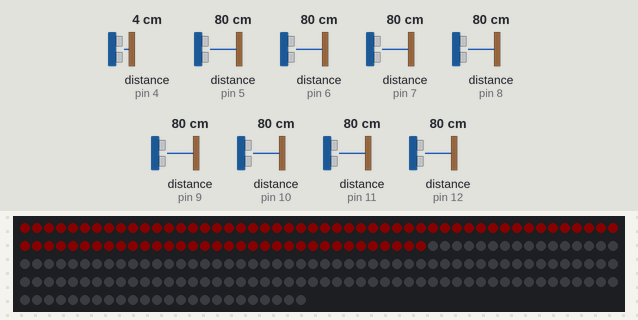
The sketch below on a simulated Arduino Uno, built with avr-gcc and run on an emulated ATmega328P. On the bench: 224 RGB LEDs in strip order, left to right, continuing on the next row. The test bench sets the inputs (shaded band); at power-on: distance to the obstacle (sensors on pin 4, pin 12, pin 5, pin 6, pin 7, pin 8, pin 9, pin 10, pin 11) 80 cm. The echo pulse lasts 58.3 µs per cm; dim RGB values are drawn brighter than linear; what the sketch prints to the serial monitor is not drawn.

1.3 s: distance to the obstacle (sensor on pin 4) set to 4 cm
Above: at 1.84 s.

Measured:
- after the input at 1.3 s, the LEDs: first change after 0.37 s (image 0 shows a later state)

The sketch:

SmartStep_Arduino_Code.ino
```cpp
//ARDUINO CODE FOR THE SMART STEP
//FIRST INSTALL THE FastLED.h and NewPing.h libraries
//Assemble the project just like from the tinkerCAD

#include <FastLED.h>
#include <NewPing.h>

//For the LED STRIP
#define NUM_LEDS 224
#define LED_PIN 3
CRGB leds[NUM_LEDS];

//For the Sensors
#define MaxDistance 100
#define trigPin 2
#define echo0 12
#define echo1 4
#define echo2 5
#define echo3 6
#define echo4 7
#define echo5 8
#define echo6 9
#define echo7 10
#define echo8 11


NewPing  sen0(trigPin, echo0, MaxDistance);
NewPing  sen1(trigPin, echo1, MaxDistance);
NewPing  sen2(trigPin, echo2, MaxDistance);
NewPing  sen3(trigPin, echo3, MaxDistance);
NewPing  sen4(trigPin, echo4, MaxDistance);
NewPing  sen5(trigPin, echo5, MaxDistance);
NewPing  sen6(trigPin, echo6, MaxDistance);
NewPing  sen7(trigPin, echo7, MaxDistance);
NewPing  sen8(trigPin, echo8, MaxDistance);
float D0,D1,D2,D3,D4,D5,D6,D7,D8;


void setup() {
  Serial.begin(9600);
  FastLED.addLeds<WS2812B, LED_PIN, GRB>(leds, NUM_LEDS);
  FastLED.setBrightness(10);
}

void loop() {

  sense();

  EVERY_N_MILLISECONDS(200){
  fadeToBlackBy(leds, NUM_LEDS, 40);  // This is the method to dim the lights
  }

  //The length of the stairs in my house is 60 cm
  //The sensor can detect that 60cm and it is not that accurate
  //that is why we decided to adjust the limit to 57
  if(D0 < 57 && D0 > 2){
    red(0,56);
  }

  if(D1 < 57 && D1 > 2){
   red(0,84);
  }

  if(D2 < 57 && D2 > 2){
   red(28,112);
  }

  if(D3 < 57 && D3 > 2){
   red(56,140);
  }

  if(D4 < 57 && D4 > 2){
   red(84,168);
  }

  if(D5 < 57 && D5 > 2){
   red(112,196);
  }

  if(D6 < 57 && D6 > 2){
   red(140,224);
  }

  if(D7 < 57 && D7 > 2){
   red(168,224);
  }

  if(D8 < 57 && D8 > 2){
   red(196,224);
  }
  FastLED.show();
}


// For sensing a disturbance within the environment
void sense(){
  D0 = sen0.ping_cm();
  D1 = sen1.ping_cm();
  D2 = sen2.ping_cm();
  D3 = sen3.ping_cm();
  D4 = sen4.ping_cm();
  D5 = sen5.ping_cm();
  D6 = sen6.ping_cm();
  D7 = sen7.ping_cm();
  D8 = sen8.ping_cm();

  Serial.print("0: "); Serial.print(D0);
  Serial.print("  1: ");  Serial.print(D1);
  Serial.print("  2: ");  Serial.print(D2);
  Serial.print("  3: ");  Serial.print(D3);
  Serial.print("  4: ");  Serial.print(D4);
  Serial.print("  5: ");  Serial.print(D5);
  Serial.print("  6: ");  Serial.print(D6);
  Serial.print("  7: ");  Serial.print(D7);
  Serial.print("  8: ");  Serial.println(D8);
}


//method used to light up a certain set of led Strip
void red(int starter, int ender){
  EVERY_N_MILLISECONDS(200){
    for(int a = starter; a<ender; a++) leds[a] = CRGB::Red;
    }
}
```
